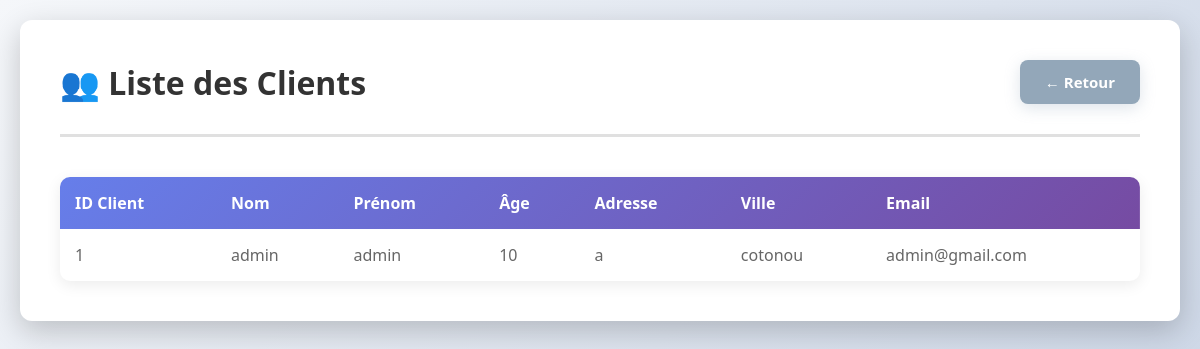
The page /voirclient.php on the database as committed earlier.
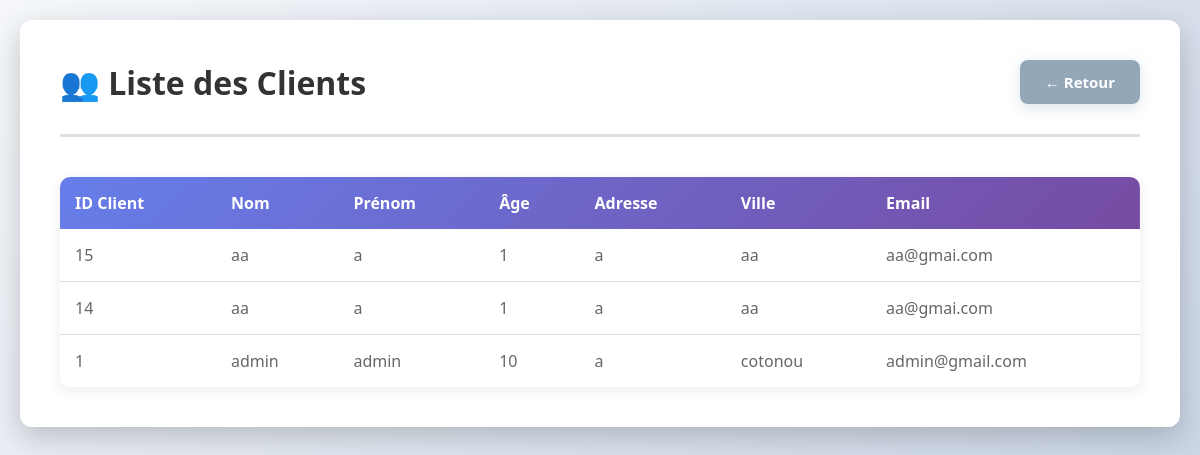
The same page on the database as committed later.
### tables this page shows
CREATE TABLE `client` (
  `id_client` mediumint(8) UNSIGNED NOT NULL,
  `age` int(3) DEFAULT NULL,
  `nom` varchar(30) NOT NULL,
  `prenom` varchar(30) DEFAULT NULL,
  `adresse` varchar(60) NOT NULL,
  `ville` varchar(50) NOT NULL,
  `mail` varchar(50) DEFAULT NULL
);

### voirclient.php (the view, shortened to what this page needs)
<!DOCTYPE html>
<html lang="fr">
<head>
</head>
<body>
    <div class="container">
        <div class="page-card">
            <div class="page-header">
                <h1>👥 Liste des Clients</h1>
                <div class="page-actions">
                    <a href="accueil.php" class="btn btn-secondary">← Retour</a>
                </div>
            </div>
            <table>
                <thead>
                    <tr>
                        <th>ID Client</th>
                        <th>Nom</th>
                        <th>Prénom</th>
                        <th>Âge</th>
                        <th>Adresse</th>
                        <th>Ville</th>
                        <th>Email</th>
                    </tr>
                </thead>
                <tbody>
                    <?php
                    $bdd = new PDO('mysql:host=localhost;dbname=site;charset=utf8','root','');
                    $reponse = $bdd->query("SELECT id_client, nom, prenom, age, adresse, ville, mail FROM client ORDER BY id_client DESC");
                    while ($donnees = $reponse->fetch()) {
                        echo '<tr>';
                        echo '<td>' . htmlspecialchars($donnees['id_client']) . '</td>';
                        echo '<td>' . htmlspecialchars($donnees['nom']) . '</td>';
                        echo '<td>' . htmlspecialchars($donnees['prenom']) . '</td>';
                        echo '<td>' . htmlspecialchars($donnees['age']) . '</td>';
                        echo '<td>' . htmlspecialchars($donnees['adresse']) . '</td>';
                        echo '<td>' . htmlspecialchars($donnees['ville']) . '</td>';
                        echo '<td>' . htmlspecialchars($donnees['mail']) . '</td>';
                        echo '</tr>';
                    }
                    ?>
                </tbody>
            </table>
        </div>
    </div>
</body>
</html>

Rows that differ between the two databases and show on the page:
added client: id_client "15", nom "aa", prenom "a", age "1", adresse "a", ville "aa", mail "aa@gmai.com"
added client: id_client "14", nom "aa", prenom "a", age "1", adresse "a", ville "aa", mail "aa@gmai.com"
